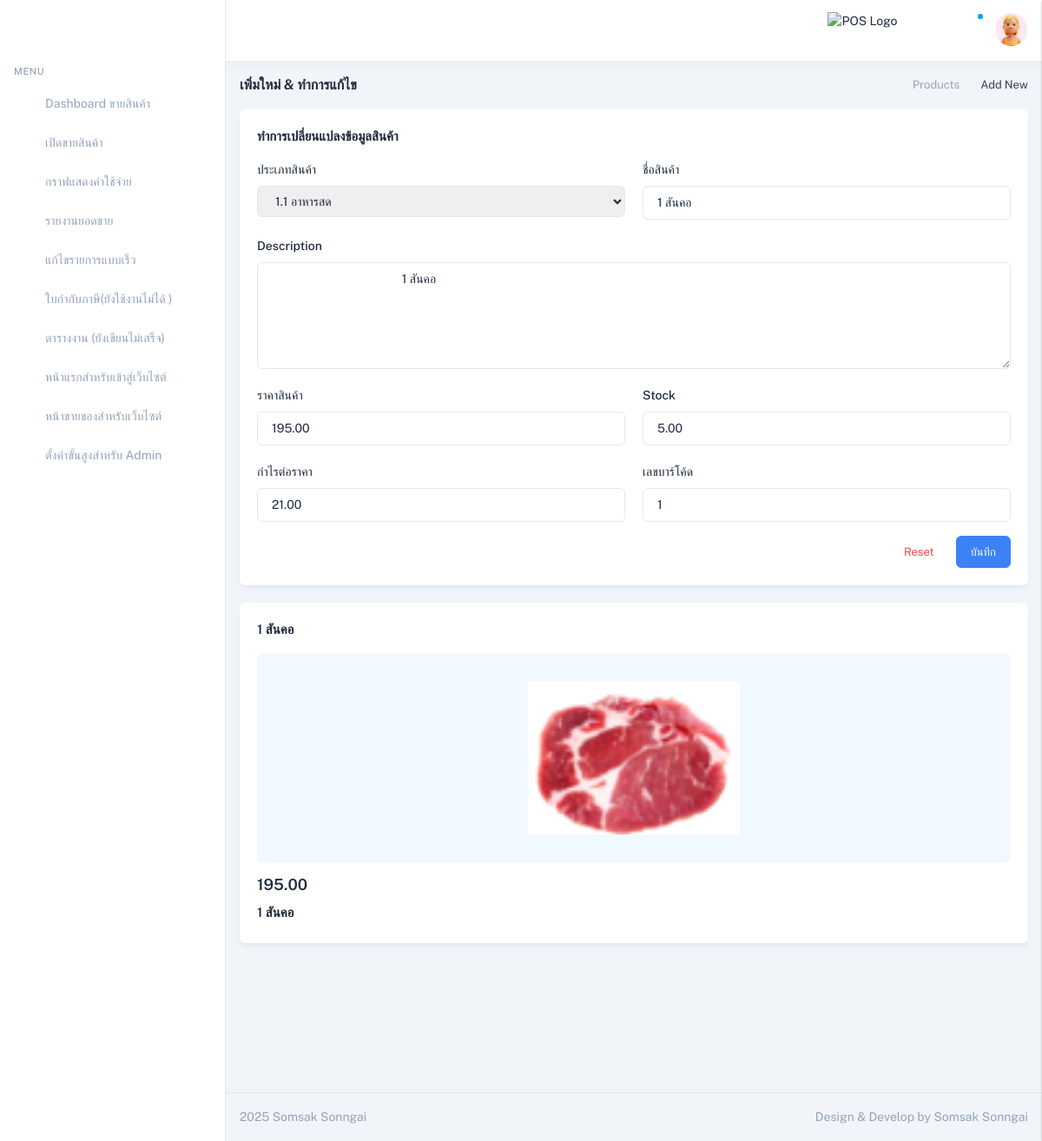
Page /EditAdd/2/ (signed in) on the committed database.
### productapp/models.py (models this page shows, shortened)
class Product1(models.Model):
    category = models.ForeignKey('Category',on_delete=models.CASCADE,null=True,verbose_name="หมวดหมู่สินค้า")
    name = models.CharField("ชื่อสินค้า", max_length=100)
    description = models.TextField("รายละเอียดสินค้า", max_length=500)
    price = models.DecimalField("ราคาขาย", max_digits=10, decimal_places=2)
    stock = models.DecimalField("จำนวนในสต๊อก", max_digits=10, decimal_places=2)
    is_trending = models.BooleanField("สินค้าแนะนำ", default=False)
    image = models.ImageField("รูปสินค้า", upload_to="product")
    profitprice = models.DecimalField("ราคากำไร", max_digits=10, decimal_places=2)
    created_at = models.DateTimeField("วันที่เพิ่มสินค้า", auto_now_add=True)
    updated_at = models.DateTimeField("วันที่แก้ไขล่าสุด", auto_now=True)
    barcode = models.CharField("บาร์โค้ด", max_length=13, unique=True)
    class Meta:
        verbose_name = "Product"
        verbose_name_plural = "รายการสินค้า"

class Category(models.Model):
    name = models.CharField(max_length=100, unique=True)  # ชื่อหมวดหมู่
    class Meta:
        verbose_name = "Category"
        verbose_name_plural = "ประเภทรายการสินค้า"
        ordering = ['name']

### DashboardUser/views.py (the view, shortened to what this page needs)
# urls.py: path("EditAdd/<int:id>/",views.EditAdd, name="EditAdd"),#5
@login_required(login_url='/login_cover/') # สำหรับการามัครสมาชิก
@user_passes_test(is_special_admin,login_url='/eror404/') # ถ้าไม่ได้อนุญาติก็จะdirect ไปที่ urlนั้ อนุญาติเข้าสู่ระบบโดยกลุ่มนี้นอกเหนือจากกลุ่มนั้ก็ไม่สามารถเข้าไปได้
def EditAdd(request,id):
    product = get_object_or_404(Product1, pk=id)
    filter2 = Category.objects.all()
    filter1= Product1.objects.all()
    filter2=Category.objects.all()
    product=Product1.objects.get(pk=id)
    ProductStock = Product1.objects.filter(stock__lt=10)
    total_product_count = ProductStock.count()
    return render (request,"EditAdd.html",{"product":product,"filter1":filter1,"filter2":filter2,"ProductStock":ProductStock,"total_product_count":total_product_count})

### DashboardUser/views.py (called while the page is built)
def is_special_admin(user):
    return user.is_authenticated and user.groups.filter(name='SpecialAdmin').exists()

### DashboardUser/templates/EditAdd.html (shortened to what this page needs)
{% extends "LayoutDashbords.html"%}
{% load humanize %}
{% load static %}
{% block content%}
<div class="relative min-h-screen group-data-[sidebar-size=sm]:min-h-sm">
    <div class="group-data-[sidebar-size=lg]:ltr:md:ml-vertical-menu group-data-[sidebar-size=lg]:rtl:md:mr-vertical-menu group-data-[sidebar-size=md]:ltr:ml-vertical-menu-md group-data-[sidebar-size=md]:rtl:mr-vertical-menu-md group-data-[sidebar-size=sm]:ltr:ml-vertical-menu-sm group-data-[sidebar-size=sm]:rtl:mr-vertical-menu-sm pt-[calc(theme('spacing.header')_*_1)] pb-[calc(theme('spacing.header')_*_0.8)] px-4 group-data-[navbar=bordered]:pt-[calc(theme('spacing.header')_*_1.3)] group-data-[navbar=hidden]:pt-0 group-data-[layout=horizontal]:mx-auto group-data-[layout=horizontal]:max-w-screen-2xl group-data-[layout=horizontal]:px-0 group-data-[layout=horizontal]:group-data-[sidebar-size=lg]:ltr:md:ml-auto group-data-[layout=horizontal]:group-data-[sidebar-size=lg]:rtl:md:mr-auto group-data-[layout=horizontal]:md:pt-[calc(theme('spacing.header')_*_1.6)] group-data-[layout=horizontal]:px-3 group-data-[layout=horizontal]:group-data-[navbar=hidden]:pt-[calc(theme('spacing.header')_*_0.9)]">
        <div class="container-fluid group-data-[content=boxed]:max-w-boxed mx-auto">
            <div class="flex flex-col gap-2 py-4 md:flex-row md:items-center print:hidden">
                <div class="grow">
                    <h5 class="text-16">เพิ่มใหม่ & ทำการแก้ไข </h5>
                </div>
                <ul class="flex items-center gap-2 text-sm font-normal shrink-0">
                    <li class="relative before:content-['\ea54'] before:font-remix ltr:before:-right-1 rtl:before:-left-1  before:absolute before:text-[18px] before:-top-[3px] ltr:pr-4 rtl:pl-4 before:text-slate-400 dark:text-zink-200">
                        <a href="#!" class="text-slate-400 dark:text-zink-200">Products</a>
                    </li>
                    <li class="text-slate-700 dark:text-zink-100">
                        Add New
                    </li>
                </ul>
            </div>
            <div class="grid grid-cols-1 xl:grid-cols-12 gap-x-5">
                <div class="xl:col-span-9">
                    <div class="card">
                        <div class="card-body">
                            <h6 class="mb-4 text-15">ทำการเปลี่ยนแปลงข้อมูลสินค้า</h6>
                            <form method="POST" action="{% url 'EditAdd' product.id %}">
                                <div class="grid grid-cols-1 gap-5 lg:grid-cols-2 xl:grid-cols-12">
                                    <div class="xl:col-span-4">
                                        <label for="taxApplicable" class="inline-block mb-2 text-base font-medium">ประเภทสินค้า</label>
                                        <select name="taxApplicable" id="taxApplicable" required
                                        class="form-input border-slate-200 dark:border-zink-500 focus:outline-none focus:border-custom-500 disabled:bg-slate-100 dark:disabled:bg-zink-600 disabled:border-slate-300 dark:disabled:border-zink-500 dark:disabled:text-zink-200 disabled:text-slate-500 dark:text-zink-100 dark:bg-zink-700 dark:focus:border-custom-800 placeholder:text-slate-400 dark:placeholder:text-zink-200">
                                            {% for category in filter2 %}
                                                <option value="{{ category.id }}" {% if category.id == product.category.id %}selected{% endif %}>
                                                    {{ category.name }}
                                                </option>
                                            {% endfor %}
                                        </select>
                                    </div>
                                    <div class="xl:col-span-4">
                                        <label for="product_name" class="inline-block mb-2 text-base font-medium">ชื่อสินค้า</label>
                                        <input type="text" id="product_name" name="product_name" value="{{ product.name }}" required
                                        class="form-input border-slate-200 dark:border-zink-500 focus:outline-none focus:border-custom-500 disabled:bg-slate-100 dark:disabled:bg-zink-600 disabled:border-slate-300 dark:disabled:border-zink-500 dark:disabled:text-zink-200 disabled:text-slate-500 dark:text-zink-100 dark:bg-zink-700 dark:focus:border-custom-800 placeholder:text-slate-400 dark:placeholder:text-zink-200"
                                            placeholder="กรอกชื่อสินค้า">
                                    </div>
                                    <div class="lg:col-span-2 xl:col-span-12">
                                        <label for="productDescription" class="inline-block mb-2 text-base font-medium">Description</label>
                                        <textarea id="productDescription" name="productDescription" rows="5" required
                                        class="form-input border-slate-200 dark:border-zink-500 focus:outline-none focus:border-custom-500 disabled:bg-slate-100 dark:disabled:bg-zink-600 disabled:border-slate-300 dark:disabled:border-zink-500 dark:disabled:text-zink-200 disabled:text-slate-500 dark:text-zink-100 dark:bg-zink-700 dark:focus:border-custom-800 placeholder:text-slate-400 dark:placeholder:text-zink-200">
                                            {{ product.description }}
                                        </textarea>
                                    </div>
                                    <div class="xl:col-span-4">
                                        <label for="product_price" class="inline-block mb-2 text-base font-medium">ราคาสินค้า</label>
                                        <input type="number" id="product_price" name="product_price" step="0.01" required
                                            value="{{ product.price }}" class="form-input border-slate-200 dark:border-zink-500 focus:outline-none focus:border-custom-500 disabled:bg-slate-100 dark:disabled:bg-zink-600 disabled:border-slate-300 dark:disabled:border-zink-500 dark:disabled:text-zink-200 disabled:text-slate-500 dark:text-zink-100 dark:bg-zink-700 dark:focus:border-custom-800 placeholder:text-slate-400 dark:placeholder:text-zink-200">
                                    </div>
                                    <div class="xl:col-span-4">
                                        <label for="stock" class="inline-block mb-2 text-base font-medium">Stock</label>
                                        <input type="number" step="any" id="stock" name="stock" required value="{{ product.stock }}"
                                        class="form-input border-slate-200 dark:border-zink-500 focus:outline-none focus:border-custom-500 disabled:bg-slate-100 dark:disabled:bg-zink-600 disabled:border-slate-300 dark:disabled:border-zink-500 dark:disabled:text-zink-200 disabled:text-slate-500 dark:text-zink-100 dark:bg-zink-700 dark:focus:border-custom-800 placeholder:text-slate-400 dark:placeholder:text-zink-200">
                                    </div>
                                    <div class="xl:col-span-4">
                                        <label for="profitprice" class="inline-block mb-2 text-base font-medium">กำไรต่อราคา</label>
                                        <input type="number" id="profitprice" name="profitprice" step="0.01" required value="{{ product.profitprice }}"
                                        class="form-input border-slate-200 dark:border-zink-500 focus:outline-none focus:border-custom-500 disabled:bg-slate-100 dark:disabled:bg-zink-600 disabled:border-slate-300 dark:disabled:border-zink-500 dark:disabled:text-zink-200 disabled:text-slate-500 dark:text-zink-100 dark:bg-zink-700 dark:focus:border-custom-800 placeholder:text-slate-400 dark:placeholder:text-zink-200">
                                    </div>
                                    <div class="xl:col-span-4">
                                        <label for="barcode" class="inline-block mb-2 text-base font-medium">เลขบาร์โค้ด</label>
                                        <input type="text" id="barcode" name="barcode" required value="{{ product.barcode }}"
                                        class="form-input border-slate-200 dark:border-zink-500 focus:outline-none focus:border-custom-500 disabled:bg-slate-100 dark:disabled:bg-zink-600 disabled:border-slate-300 dark:disabled:border-zink-500 dark:disabled:text-zink-200 disabled:text-slate-500 dark:text-zink-100 dark:bg-zink-700 dark:focus:border-custom-800 placeholder:text-slate-400 dark:placeholder:text-zink-200">
                                    </div>
                                </div>
                                <div class="flex justify-end gap-2 mt-4">
                                    <button type="reset" class="text-red-500 bg-white btn hover:text-red-500 hover:bg-red-100">
                                        Reset
                                    </button>
                                    <button data-modal-target="smallModal" id="saveButton" type="button" class="text-white btn bg-custom-500 border-custom-500 hover:text-white hover:bg-custom-600 hover:border-custom-600 focus:text-white focus:bg-custom-600 focus:border-custom-600 focus:ring focus:ring-custom-100 active:text-white active:bg-custom-600 active:border-custom-600 active:ring active:ring-custom-100 dark:ring-custom-400/20" disabled>บันทึก</button>
                                </div>
                            </form>
                        </div>
                    </div>
                </div>
                <div class="xl:col-span-3">
                    <div class="card sticky top-[calc(theme('spacing.header')_*_1.3)]">
                        <div class="card-body">
                            <h6 class="mb-4 text-15">{{ product.name }}</h6>
                            <div class="px-5 py-8 rounded-md bg-sky-50 dark:bg-zink-600">
                                <img src="{{ product.image.url }}" alt="" class="block mx-auto h-44">
                            </div>
                            <div class="mt-3">
                                <h5 class="mb-2">{{product.price}} <small class="font-normal line-through"></small></h5>
                                <h6 class="mb-1 text-15">{{ product.name }}</h6>
                            </div>
                        </div>
                    </div>
                </div>
            </div>
        </div>
    </div>
    <footer class="ltr:md:left-vertical-menu rtl:md:right-vertical-menu group-data-[sidebar-size=md]:ltr:md:left-vertical-menu-md group-data-[sidebar-size=md]:rtl:md:right-vertical-menu-md group-data-[sidebar-size=sm]:ltr:md:left-vertical-menu-sm group-data-[sidebar-size=sm]:rtl:md:right-vertical-menu-sm absolute right-0 bottom-0 px-4 h-14 group-data-[layout=horizontal]:ltr:left-0  group-data-[layout=horizontal]:rtl:right-0 left-0 border-t py-3 flex items-center dark:border-zink-600">
        <div class="group-data-[layout=horizontal]:mx-auto group-data-[layout=horizontal]:max-w-screen-2xl w-full">
            <div class="grid items-center grid-cols-1 text-center lg:grid-cols-2 text-slate-400 dark:text-zink-200 ltr:lg:text-left rtl:lg:text-right">
                <div>
                    <script>document.write(new Date().getFullYear())</script> Somsak Sonngai
                </div>
                <div class="hidden lg:block">
                    <div class="ltr:text-right rtl:text-left">
                        Design & Develop by Somsak Sonngai
                    </div>
                </div>
            </div>
        </div>
    </footer>
</div>
{% endblock%}

### rows in the picture
Product1: taxApplicable "1.1 อาหารสด", product_name "1 สันคอ", productDescription "1 สันคอ", product_price "195.00", stock "5.00", profitprice "21.00", barcode "1", name "1 สันคอ", image (picture), price "195.00"
